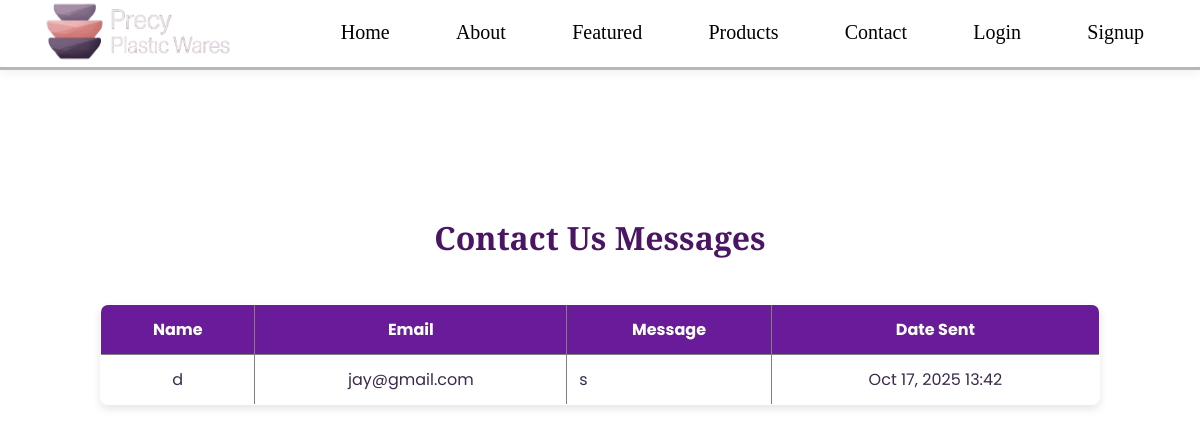
/customer-messages/, run on an earlier commit of the app's database.
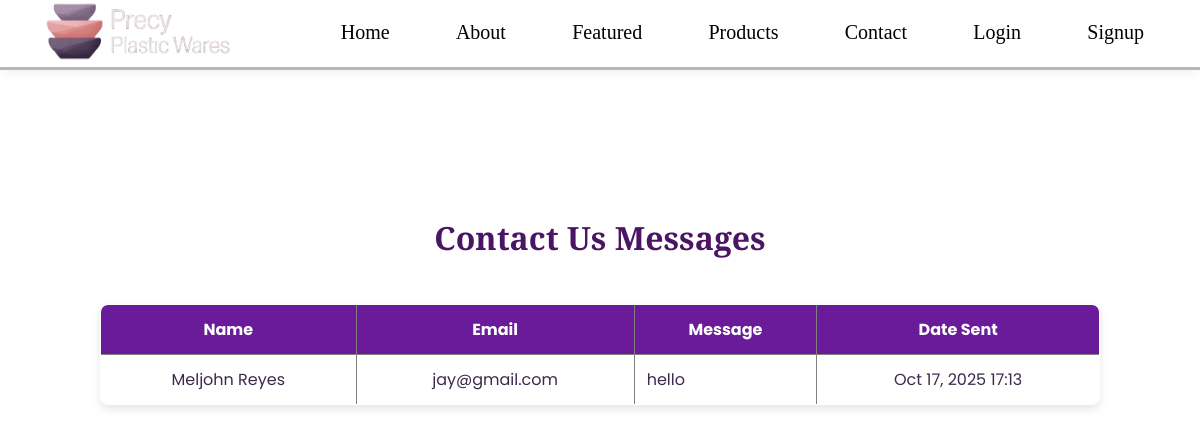
And on a later commit of the database.
### main/models.py (models this page shows, shortened)
class ContactMessage (models.Model):
    name = models.CharField(max_length=100)
    email = models.EmailField()
    message = models.TextField()
    date_sent = models.DateTimeField(auto_now_add=True)

### main/views.py (the view)
# urls.py: path('customer-messages/', views.customer_messages_page, name='customer-messages-page'),
def customer_messages_page(request):
    messages = ContactMessage.objects.all().order_by('-date_sent')
    return render(request, 'customer_message.html', {
        "messages": messages,
        "hide_footer": True
        })

### main/templates/customer_message.html (shortened to what this page needs)
{% extends 'basestructure.html' %}
{% load static %}
{% block content %}
<div style="display: flex; justify-content: center; align-items: center; flex-direction: column; padding: 40px 20px; min-height: 60vh;">
  <h1 style="text-align: center; margin-bottom: 30px;">Contact Us Messages</h1>
  <table border="1" cellpadding="8" style="width: 90%; max-width: 1000px; text-align: center; border-collapse: collapse; box-shadow: 0 4px 8px rgba(0,0,0,0.1); border-radius: 8px; overflow: hidden;">
    <thead style="background-color: #6a1b9a; color: white;">
      <tr>
        <th style="padding: 12px;">Name</th>
        <th style="padding: 12px;">Email</th>
        <th style="padding: 12px;">Message</th>
        <th style="padding: 12px;">Date Sent</th>
      </tr>
    </thead>
    <tbody>
      {% for msg in messages %}
      <tr style="border-bottom: 1px solid #ddd; background-color: {% cycle '#ffffff' '#f9f9f9' %};">
        <td style="padding: 12px;">{{ msg.name }}</td>
        <td style="padding: 12px;">{{ msg.email }}</td>
        <td style="padding: 12px; text-align: left; max-width: 300px; word-wrap: break-word;">{{ msg.message }}</td>
        <td style="padding: 12px;">{{ msg.date_sent|date:"M d, Y H:i" }}</td>
      </tr>
      {% empty %}
      <tr>
        <td colspan="4" style="padding: 20px; color: #999;">No messages yet.</td>
      </tr>
      {% endfor %}
    </tbody>
  </table>
</div>
{% endblock %}

What changed in the data, as far as the page shows it:
removed ContactMessage: name "d", email "jay@gmail.com", message "s", date_sent "Oct 17, 2025 13:42"
added ContactMessage: name "Meljohn Reyes", email "jay@gmail.com", message "hello", date_sent "Oct 17, 2025 17:13"
